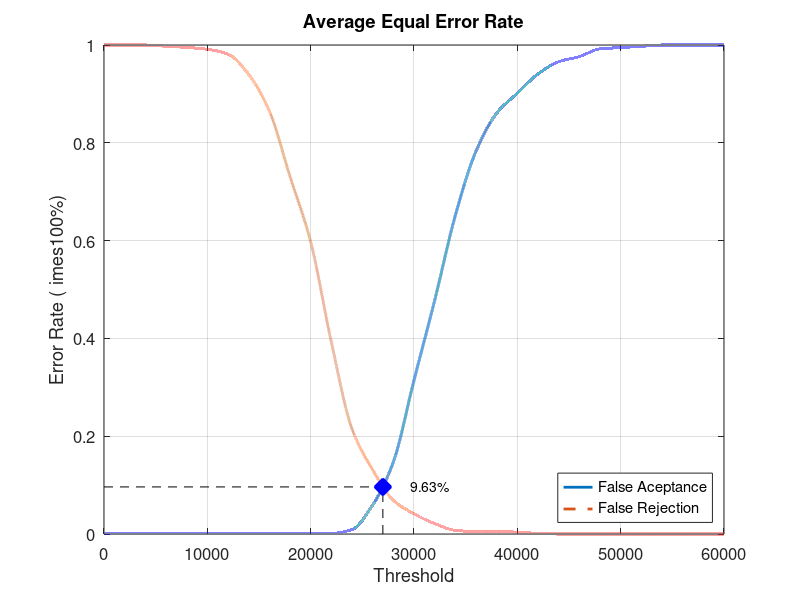
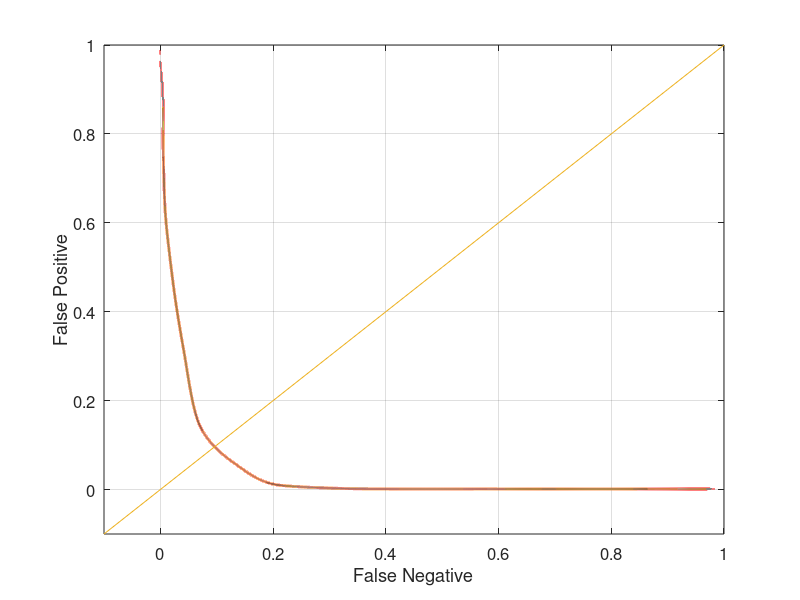

Recreate these plots in MATLAB, in order.
close all;
clear;
clc;
x = 0:2000:60000;
xq = 0:0.5:60000;

y0 = [0 0.00131579 0.00131579 0.00131579 0.00131579 0.00131579 0.00131579 0.00131579 0.00131579 0.00131579 0.00131579 0.00131579 0.00921053 0.0592105 0.147368 0.314474 0.477632 0.651316 0.782895 0.860526 0.901316 0.940789 0.965789 0.976316 0.992105 0.994737 0.997368 1 1 1 1]
yy0 = interp1(x, y0, xq, 'pchip');
y1 = [1 1 1 0.9975 0.995 0.99125 0.98125 0.94 0.865 0.73125 0.5975 0.3925 0.215 0.13125 0.06875 0.04125 0.02125 0.0075 0.005 0.005 0.00375 0.00125 0 0 0 0 0 0 0 0 0]
yy1 = interp1(x, y1, xq, 'pchip');

% Calculating EER: 
y2 = abs(y0 - y1);
find(y2 == min(y2))
yy2 = abs(yy0 - yy1);
xEER = find(yy2 == min(yy2));
xEERIndex = xq(xEER) % X-axis EER
yEER = yy0(xEER) % Y-axis EER

main = figure
plot(xq, yy0,'-','LineWidth', 2);	hold on
plot(xq, yy1,'--','LineWidth', 2);	hold on
plot([xEERIndex xEERIndex], [0 yEER], 'k--');	hold on
plot([0 xEERIndex], [yEER yEER], 'k--');	hold on
plot(xEERIndex, yEER, 'bx', 'LineWidth', 10);	hold on
text(xEERIndex + 10 * xEERIndex / 100, yEER, [num2str(round((10000 * yEER)) / 100) '%'])
legend('False Aceptance', 'False Rejection', 'Location', 'SouthEast')
xlabel('Threshold')
ylabel('Error Rate (	imes100%)')
title('Average Equal Error Rate')
set(gca, 'FontSize', 12)
axis([0 60000 0 1])
grid on

print(main, 'Experiment3AverageMain', '-dpng');
FNRxFPR = figure('Color', [1 1 1]);
plot(yy1, yy0, '-', yy1, yy0, 'LineWidth', 2);
hold on
y = -0.1:0.1:1
plot(y, y); 
set(gca, 'FontSize', 12)
xlabel('False Negative')
ylabel('False Positive')
axis([-0.1 1 -0.1 1])
set(gca, 'FontSize', 12)
grid on

print(FNRxFPR, 'Experiment3AverageFNRxFPR','-dpng');
